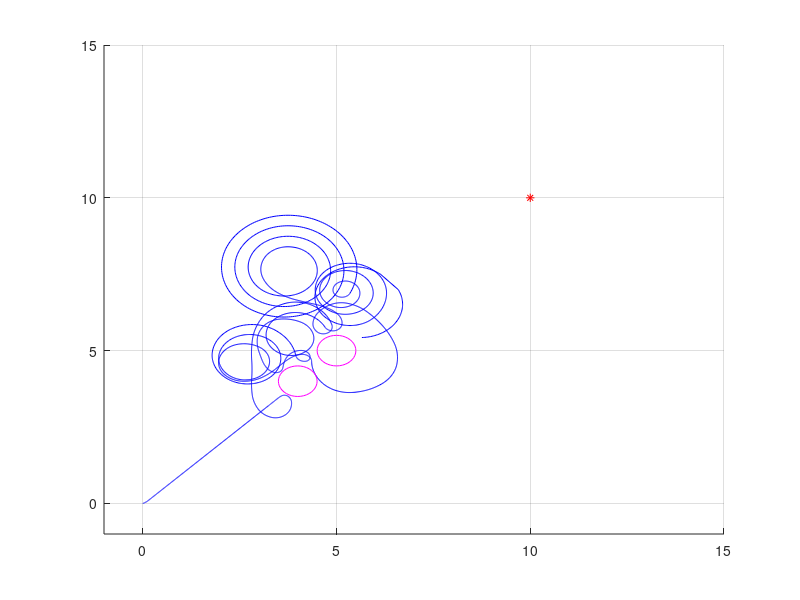

Reproduce this figure in MATLAB.
% -------------------------------------------------------------------------
%  File : DynamicWindowApproachSample.m 
%  Discription : Mobile Robot Motion Planning with Dynamic Window Approach 
%  Environment : Matlab
% log: 20181031 增加详细的注释信息 下标的定义 
% 20181101 ：增加画出障碍物的大小，更直观的看到障碍物和机器人之间的位置关系 
% ------------------------------------------------------------------------- 


function [] = dwan() 

close all; 
clear all; %#ok<CLALL>

disp('Dynamic Window Approach sample program start!!')

goal = [10,10]; % 目标点位置 [x(m),y(m)] 
date=load('shuju3.txt');
x=date(:,1);
y=date(:,2);

% obstacle=load('shuju1.txt');
obstacle=[
%           0 2; 
%           2 4; 
%           2 5; 
%           4 2; 
          4 4; 
%           5 4; 
          5 5; 
%           5 6; 
%           5 9 
%           8 8 
%           8 9 
%           7 9
%             0 10
          ]; 
      % obstacle=[0 2; 
      % 4 2; 
      % 4 4; 
      % 5 4; 
      % 5 5; 
      % 5 6; 
      % 5 9 
      % 8 8 
      % 8 9 
      % 7 9 
      % 6 5
      % 6 3 
      % 6 8 
      % 6 7
      % 7 4 
      % 9 8 
      % 9 11
      % 9 6]; 
      
      obstacleR = 0.5;% 冲突判定用的障碍物半径 
      
      area = [-1 15 -1 15];% 模拟区域范围 [xmin xmax ymin ymax] 
      
      % 模拟实验的结果 
%       result.x=[]; %累积存储走过的轨迹点的状态值 
%       tic; % 估算程序运行时间开始 
      
      % movcount=0; 
      %% Main loop 循环运行 5000次 指导达到目的地 或者 5000次运行结束 
      for i = 1:1
          % DWA参数输入 返回控制量 u = [v(m/s),w(rad/s)] 和 轨迹 
          
          % 历史轨迹的保存 
%           result.x = [result.x; x']; %最新结果 以列的形式 添加到result.x 
%          lmy=[x y];
%         disp(i);
%         disp(length(date(:,1)));
%         disp(x(i));
%           if i==length(date(:,1)) % norm函数来求得坐标上的两个点之间的距离 
%               disp('Arrive Goal!!');break; 
%           end
%           plot(x(i),y(i),'-b');hold on; % 绘制走过的所有位置 所有历史数据的 X、Y坐标
          %====Animation==== 
          hold off; % 关闭图形保持功能。 新图出现时，取消原图的显示。 
%           ArrowLength = 0.5; % 箭头长度 
%           plot(x(i),y(i),'-b');hold on; % 绘制走过的所有位置 所有历史数据的 X、Y坐标
          % 机器人 
          % quiver(x,y,u,v) 在 x 和 y 中每个对应元素对组所指定的坐标处将向量绘制为箭头 
%           quiver(x(POSE_X), x(POSE_Y), ArrowLength*cos(x(YAW_ANGLE)), ArrowLength*sin(x(YAW_ANGLE)), 'ok'); % 绘制机器人当前位置的航向箭头 
          hold on; %启动图形保持功能，当前坐标轴和图形都将保持，从此绘制的图形都将添加在这个图形的基础上，并自动调整坐标轴的范围 
          
           plot(x,y,'-b');hold on; % 绘制走过的所有位置 所有历史数据的 X、Y坐标 
          plot(goal(1),goal(2),'*r');hold on; % 绘制目标位置 
          
          %plot(obstacle(:,1),obstacle(:,2),'*k');hold on; % 绘制所有障碍物位置 
          DrawObstacle_plot(obstacle,obstacleR); 
                    
          axis(area); %根据area设置当前图形的坐标范围，分别为x轴的最小、最大值，y轴的最小最大值 
          grid on; 
          drawnow; %刷新屏幕. 当代码执行时间长，需要反复执行plot时，Matlab程序不会马上把图像画到figure上，这时，要想实时看到图像的每一步变化情况，需要使用这个语句。 
          %movcount = movcount+1; 
          %mov(movcount) = getframe(gcf);% 记录动画帧 
      end
%       toc %输出程序运行时间 形式：时间已过 ** 秒。 
      %movie2avi(mov,'movie.avi'); %录制过程动画 保存为 movie.avi 文件 
      
      %% 绘制所有障碍物位置 
      % 输入参数：obstacle 所有障碍物的坐标 obstacleR 障碍物的半径 
      function [] = DrawObstacle_plot(obstacle,obstacleR) 
          r = obstacleR; 
          theta = 0:pi/20:2*pi; 
          for id=1:length(obstacle(:,1)) 
              x = r * cos(theta) + obstacle(id,1); 
              y = r *sin(theta) + obstacle(id,2); 
              plot(x,y,'-m');hold on; 
          end
          % plot(obstacle(:,1),obstacle(:,2),'*m');hold on; % 绘制所有障碍物位置 
                                                      %% END